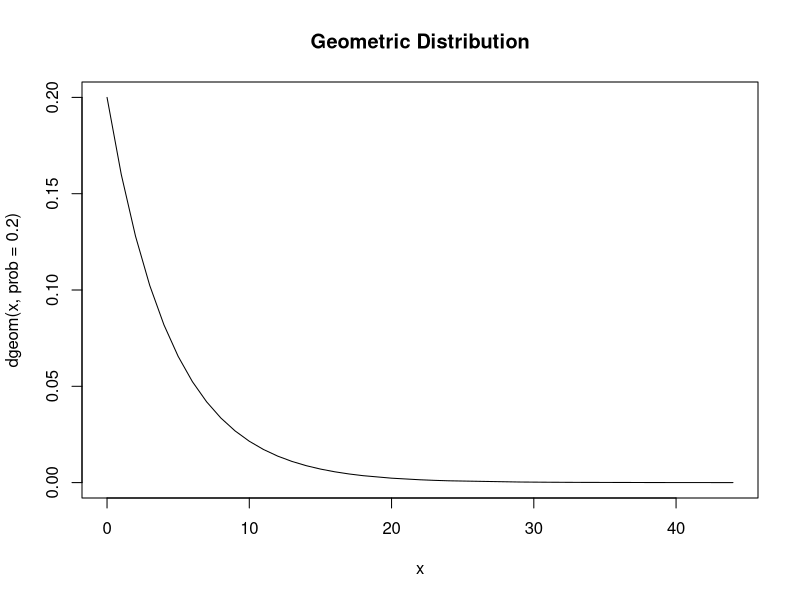

This figure's R source:
#probability of success in each trial has to be defined
x<-rgeom(1000,prob = 0.2)
x<-sort(x)
plot(x,dgeom(x,prob = 0.2),main="Geometric Distribution",type = 'l')